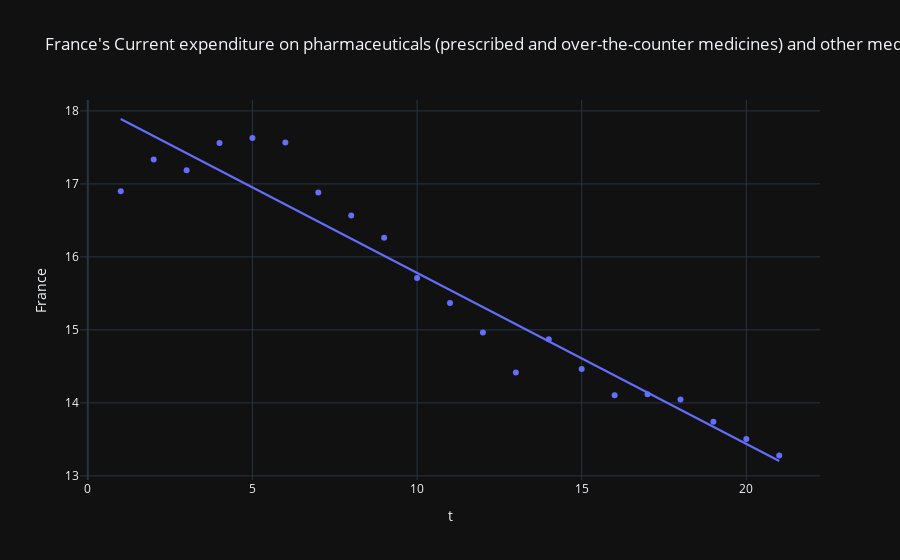
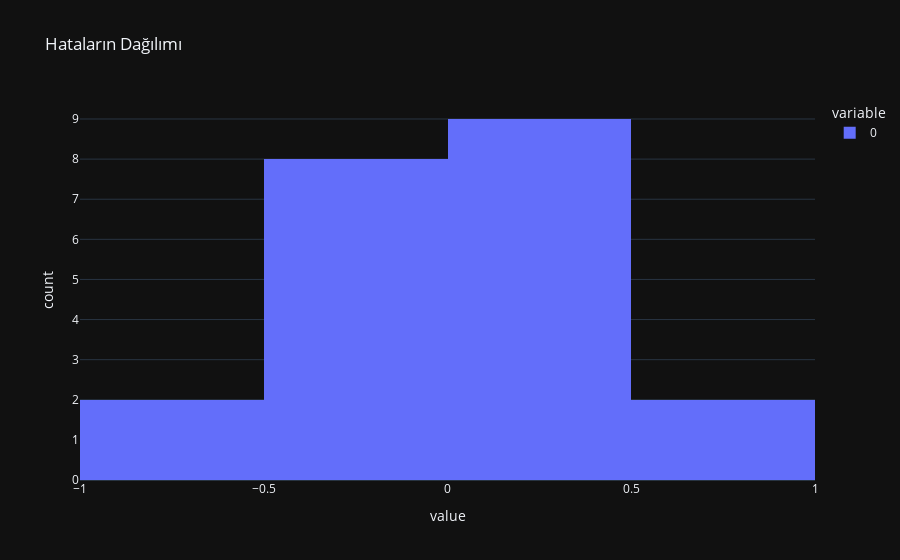
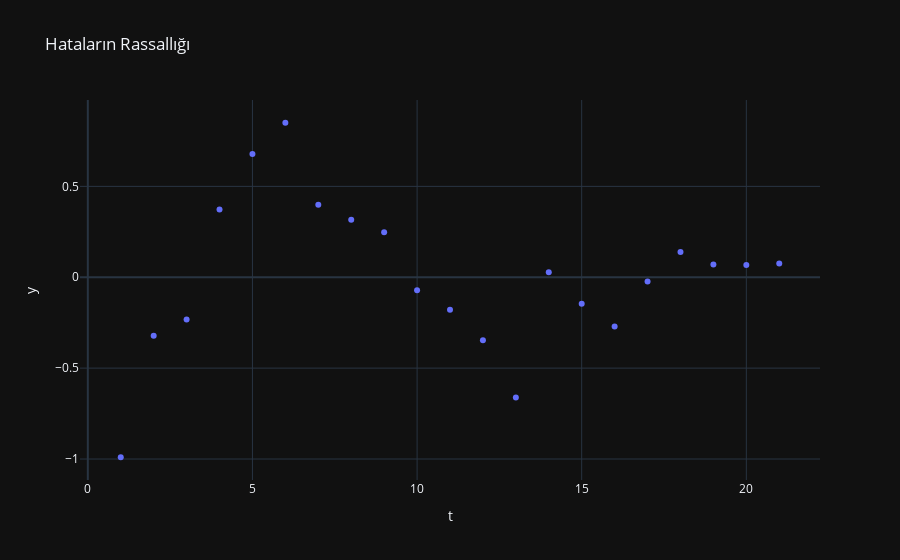
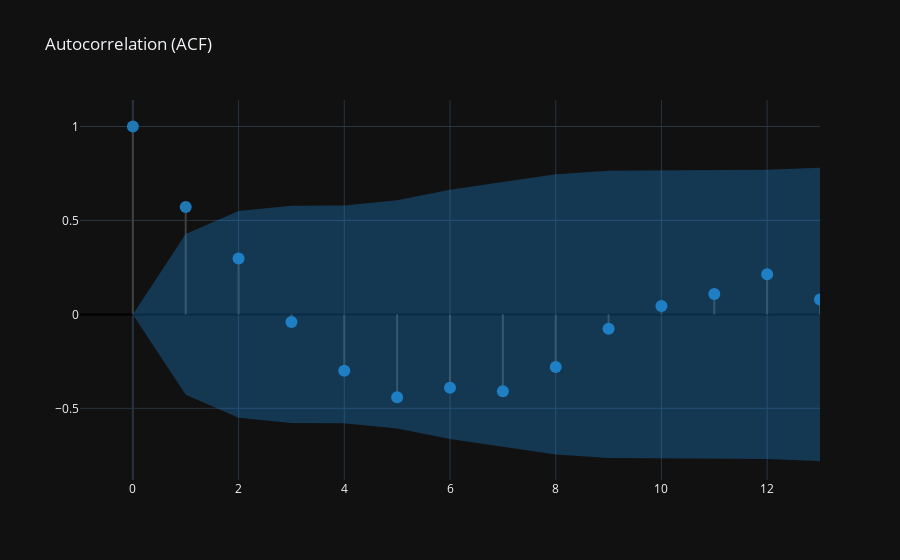

Notebook cell for these charts, in order:
### Code cell
for country in country_name:
    print("###########################")
    print(f"{country}'nin Zaman Serisi Analizi")
    print("###########################")

    trendlin = express.scatter(
        df_2,
        x="t",
        y=f"{country}",
        title=f"{country}'s Current expenditure on pharmaceuticals (prescribed and over-the-counter medicines) and other medical non-durables, % of current expenditure on health",
        trendline = "ols"
    )

    trendlin.show()
    linear_model = ols(f"{country} ~ t", data=df_2).fit()
    print(linear_model.summary())
    print(" ", end="\n")
    print("###########################")
    print("Verinin Durağanlık Kontrolü", end="\n\n")
    print("H0: Seri durağan değildir.")
    print("H1: Seri durağandır.", end="\n\n")
    adfullerx = adfuller(df_2[[f"{country}"]])
    print(f'Test Stat = {round(adfullerx[0], 4)}, p-value = {round(adfullerx[1], 4)}')

    if adfullerx[1]<0.05:
        print("p-value 0.05'ten küçüktür. H0 hipotezi reddedilmiştir. Yani seri durağandır.")
    elif adfullerx[1]>0.05:
        print("p-value 0.05'ten büyüktür. H0 hipotezi reddedilememiştir. Yani seri durağan değildir.", end="\n\n")
    print("###########################")
    print("Hataların Normal Dağılması", end="\n\n")
    residual_values = linear_model.resid

    print("H0: Normal dağılım varsayımı sağlanmaktadır.")
    print("H1: Normal dağılım varsayımı sağlanmamaktadır.", end="\n\n")

    test_stat, pvalue = stats.shapiro(residual_values)
    print(f'Test Stat = {round(test_stat, 4)}, p-value = {round(pvalue, 4)}')
    if pvalue<0.05:
        print("p-value 0.05'ten küçüktür. H0 hipotezi reddedilmiştir. Hatalar normal dağılmamıştır.")
    elif pvalue>0.05:
        print("p-value 0.05'ten büyüktür. H0 hipotezi reddedilememiştir. Yani hatalar normal dağılmıştır.", end="\n\n")
    hist = express.histogram(residual_values, title="Hataların Dağılımı")
    hist.show()

    print("###########################")
    print("Hataların Rassallığı", end="\n\n")

    print("     Hataların Durağanlığı", end="\n\n")

    adfullery = adfuller(residual_values)
    print(f'Test Stat = {round(adfullery[0], 4)}, p-value = {round(adfullery[1], 4)}')

    if adfullery[1]<0.05:
        print("p-value 0.05'ten küçüktür. H0 hipotezi reddedilmiştir. Hatalar durağandır.")
    elif adfullery[1]>0.05:
        print("p-value 0.05'ten büyüktür. H0 hipotezi reddedilememiştir. Yani hatalar durağan değildir.", end="\n\n")

    resid_scatter = express.scatter(
        df_2,
        x="t",
        y=residual_values,
        title="Hataların Rassallığı"
    )

    resid_scatter.show()


    print("     Hataların Otokorelasyonu", end="\n\n")

    print("Ljung-Box q istatistiğinin Hipotezleri")
    print("H0: Veriler bağımsız (random) olarak dağılmıştır.")
    print("H1: Veriler bağımsız (random) olarak dağılmamıştır.", end="\n\n")

    acf_df = pd.DataFrame(pd.DataFrame(acf(residual_values, qstat=True)).T)
    acf_df.columns = ["ACF", "Ljung-Box q statistic", "p-value"]
    display(acf_df[1:6])

    create_corr_plot(residual_values)

### Figure 1 — Plotly figure (JSON) as saved in the notebook; plotly's stock layout.template omitted (floating-point values rounded to 4 significant figures)
{"data": [{"hovertemplate": "t=%{x}<br>France=%{y}<extra></extra>", "legendgroup": "", "marker": {"color": "#636efa", "symbol": "circle"}, "mode": "markers", "name": "", "orientation": "v", "showlegend": false, "type": "scatter", "x": [1, 2, 3, 4, 5, 6, 7, 8, 9, 10, 11, 12, 13, 14, 15, 16, 17, 18, 19, 20, 21], "xaxis": "x", "y": [16.9, 17.33, 17.19, 17.56, 17.63, 17.57, 16.88, 16.57, 16.26, 15.71, 15.37, 14.97, 14.42, 14.87, 14.46, 14.1, 14.12, 14.05, 13.74, 13.51, 13.28], "yaxis": "y"}, {"hovertemplate": "<b>OLS trendline</b><br>France = -0.23427 * t + 18.1235<br>R<sup>2</sup>=0.923405<br><br>t=%{x}<br>France=%{y} <b>(trend)</b><extra></extra>", "legendgroup": "", "marker": {"color": "#636efa", "symbol": "circle"}, "mode": "lines", "name": "", "showlegend": false, "type": "scatter", "x": [1, 2, 3, 4, 5, 6, 7, 8, 9, 10, 11, 12, 13, 14, 15, 16, 17, 18, 19, 20, 21], "xaxis": "x", "y": [17.89, 17.66, 17.42, 17.19, 16.95, 16.72, 16.48, 16.25, 16.02, 15.78, 15.55, 15.31, 15.08, 14.84, 14.61, 14.38, 14.14, 13.91, 13.67, 13.44, 13.2], "yaxis": "y"}], "layout": {"legend": {"tracegroupgap": 0}, "title": {"text": "France's Current expenditure on pharmaceuticals (prescribed and over-the-counter medicines) and other medical non-durables, % of current expenditure on health"}, "xaxis": {"anchor": "y", "domain": [0, 1], "title": {"text": "t"}}, "yaxis": {"anchor": "x", "domain": [0, 1], "title": {"text": "France"}}}}

### Figure 2 — Plotly figure (JSON) as saved in the notebook; plotly's stock layout.template omitted (floating-point values rounded to 4 significant figures)
{"data": [{"alignmentgroup": "True", "bingroup": "x", "hovertemplate": "variable=0<br>value=%{x}<br>count=%{y}<extra></extra>", "legendgroup": "0", "marker": {"color": "#636efa", "pattern": {"shape": ""}}, "name": "0", "offsetgroup": "0", "orientation": "v", "showlegend": true, "type": "histogram", "x": [-0.9903, -0.322, -0.2327, 0.3725, 0.6778, 0.8501, 0.3983, 0.3166, 0.2479, -0.07084, -0.1786, -0.3463, -0.662, 0.02724, -0.1455, -0.2712, -0.02295, 0.1393, 0.06959, 0.06686, 0.07613], "xaxis": "x", "yaxis": "y"}], "layout": {"barmode": "relative", "legend": {"title": {"text": "variable"}, "tracegroupgap": 0}, "title": {"text": "Hataların Dağılımı"}, "xaxis": {"anchor": "y", "domain": [0, 1], "title": {"text": "value"}}, "yaxis": {"anchor": "x", "domain": [0, 1], "title": {"text": "count"}}}}

### Figure 3 — Plotly figure (JSON) as saved in the notebook; plotly's stock layout.template omitted (floating-point values rounded to 4 significant figures)
{"data": [{"hovertemplate": "t=%{x}<br>y=%{y}<extra></extra>", "legendgroup": "", "marker": {"color": "#636efa", "symbol": "circle"}, "mode": "markers", "name": "", "orientation": "v", "showlegend": false, "type": "scatter", "x": [1, 2, 3, 4, 5, 6, 7, 8, 9, 10, 11, 12, 13, 14, 15, 16, 17, 18, 19, 20, 21], "xaxis": "x", "y": [-0.9903, -0.322, -0.2327, 0.3725, 0.6778, 0.8501, 0.3983, 0.3166, 0.2479, -0.07084, -0.1786, -0.3463, -0.662, 0.02724, -0.1455, -0.2712, -0.02295, 0.1393, 0.06959, 0.06686, 0.07613], "yaxis": "y"}], "layout": {"legend": {"tracegroupgap": 0}, "title": {"text": "Hataların Rassallığı"}, "xaxis": {"anchor": "y", "domain": [0, 1], "title": {"text": "t"}}, "yaxis": {"anchor": "x", "domain": [0, 1], "title": {"text": "y"}}}}

### Figure 4 — Plotly figure (JSON) as saved in the notebook; plotly's stock layout.template omitted (floating-point values rounded to 4 significant figures)
{"data": [{"line": {"color": "#3f3f3f"}, "mode": "lines", "showlegend": false, "type": "scatter", "x": [0, 0], "y": [0, 1]}, {"line": {"color": "#3f3f3f"}, "mode": "lines", "showlegend": false, "type": "scatter", "x": [1, 1], "y": [0, 0.572]}, {"line": {"color": "#3f3f3f"}, "mode": "lines", "showlegend": false, "type": "scatter", "x": [2, 2], "y": [0, 0.2971]}, {"line": {"color": "#3f3f3f"}, "mode": "lines", "showlegend": false, "type": "scatter", "x": [3, 3], "y": [0, -0.04011]}, {"line": {"color": "#3f3f3f"}, "mode": "lines", "showlegend": false, "type": "scatter", "x": [4, 4], "y": [0, -0.2995]}, {"line": {"color": "#3f3f3f"}, "mode": "lines", "showlegend": false, "type": "scatter", "x": [5, 5], "y": [0, -0.4411]}, {"line": {"color": "#3f3f3f"}, "mode": "lines", "showlegend": false, "type": "scatter", "x": [6, 6], "y": [0, -0.3901]}, {"line": {"color": "#3f3f3f"}, "mode": "lines", "showlegend": false, "type": "scatter", "x": [7, 7], "y": [0, -0.4088]}, {"line": {"color": "#3f3f3f"}, "mode": "lines", "showlegend": false, "type": "scatter", "x": [8, 8], "y": [0, -0.2799]}, {"line": {"color": "#3f3f3f"}, "mode": "lines", "showlegend": false, "type": "scatter", "x": [9, 9], "y": [0, -0.07634]}, {"line": {"color": "#3f3f3f"}, "mode": "lines", "showlegend": false, "type": "scatter", "x": [10, 10], "y": [0, 0.04487]}, {"line": {"color": "#3f3f3f"}, "mode": "lines", "showlegend": false, "type": "scatter", "x": [11, 11], "y": [0, 0.1087]}, {"line": {"color": "#3f3f3f"}, "mode": "lines", "showlegend": false, "type": "scatter", "x": [12, 12], "y": [0, 0.214]}, {"line": {"color": "#3f3f3f"}, "mode": "lines", "showlegend": false, "type": "scatter", "x": [13, 13], "y": [0, 0.07953]}, {"marker": {"color": "#1f77b4", "size": 12}, "mode": "markers", "showlegend": false, "type": "scatter", "x": [0, 1, 2, 3, 4, 5, 6, 7, 8, 9, 10, 11, 12, 13], "y": [1, 0.572, 0.2971, -0.04011, -0.2995, -0.4411, -0.3901, -0.4088, -0.2799, -0.07634, 0.04487, 0.1087, 0.214, 0.07953]}, {"line": {"color": "rgba(255,255,255,0)"}, "mode": "lines", "showlegend": false, "type": "scatter", "x": [0, 1, 2, 3, 4, 5, 6, 7, 8, 9, 10, 11, 12, 13], "y": [0, 0.4277, 0.5501, 0.5787, 0.5792, 0.6069, 0.663, 0.7037, 0.7459, 0.7648, 0.7662, 0.7667, 0.7695, 0.7803]}, {"fill": "tonexty", "fillcolor": "rgba(32, 146, 230,0.3)", "line": {"color": "rgba(255,255,255,0)"}, "mode": "lines", "showlegend": false, "type": "scatter", "x": [0, 1, 2, 3, 4, 5, 6, 7, 8, 9, 10, 11, 12, 13], "y": [0, -0.4277, -0.5501, -0.5787, -0.5792, -0.6069, -0.663, -0.7037, -0.7459, -0.7648, -0.7662, -0.7667, -0.7695, -0.7803]}], "layout": {"title": {"text": "Autocorrelation (ACF)"}, "xaxis": {"range": [-1, 13]}, "yaxis": {"zerolinecolor": "#000000"}}}
